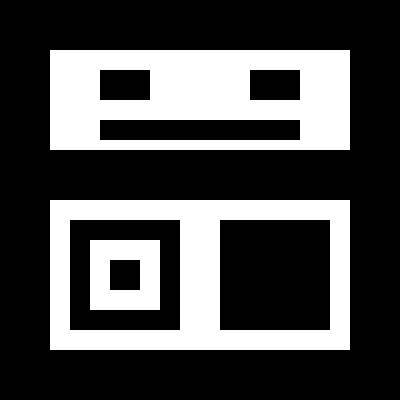
#> input picture ch12/contours.bmp, 400 x 400 px
$ jupyter execute ch12.ipynb
#> lines starting #> are read from the running program, lines starting #| are printed output that depends on the picture; after the words box and inside, x2 and y2 are one past the last pixel; in counts of white or black regions, pixels touching at a corner belong together
[cell 1]
import numpy as np
import cv2
import random


def contours_basic():
    src = cv2.imread('contours.bmp', cv2.IMREAD_GRAYSCALE)
#> src: shape (400, 400); 29.9% white; 3 white regions

    if src is None:
        print('Image load failed!')
        return

    contours, _ = cv2.findContours(src, cv2.RETR_LIST, cv2.CHAIN_APPROX_NONE)
#> contours = 9 contours; largest, box (x1, y1, x2, y2) and area: (50, 200, 350, 350) 44551, (50, 50, 350, 150) 29601, (219, 219, 331, 331) 12319, (69, 219, 181, 331) 12319, (90, 240, 160, 310) 4761

    dst = cv2.cvtColor(src, cv2.COLOR_GRAY2BGR)
#> dst is the input picture: shape (400, 400, 3); 29.9% white; 3 white regions, box (x1, y1, x2, y2) and area: (50, 50, 350, 150) 23000, (50, 200, 350, 350) 20800, (90, 240, 160, 310) 4000

    for i in range(len(contours)):
        c = (random.randint(0, 255), random.randint(0, 255), random.randint(0, 255))
        cv2.drawContours(dst, contours, i, c, 2)
#> this loop made 9 passes
#> c on passes 1 to 9: (197, 215, 20), (132, 248, 207), (155, 244, 183), (111, 71, 144), (71, 48, 128), (75, 158, 50), (37, 169, 241), (51, 181, 222), (161, 104, 244)
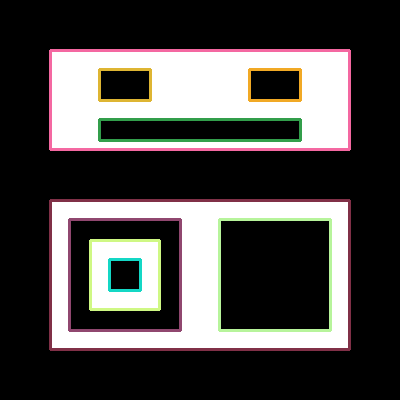
#> dst: shape (400, 400, 3); 7.01% of pixels changed, all inside (x1, y1, x2, y2) = (49, 49, 351, 351)

    cv2.imshow('src', src)
    cv2.imshow('dst', dst)

    cv2.waitKey()
    cv2.destroyAllWindows()


def contours_hier():
    src = cv2.imread('contours.bmp', cv2.IMREAD_GRAYSCALE)

    if src is None:
        print('Image load failed!')
        return

    contours, hierarchy = cv2.findContours(src, cv2.RETR_CCOMP, cv2.CHAIN_APPROX_SIMPLE)

    dst = cv2.cvtColor(src, cv2.COLOR_GRAY2BGR)

    idx = 0
    while idx >= 0:
        c = (random.randint(0, 255), random.randint(0, 255), random.randint(0, 255))
        cv2.drawContours(dst, contours, idx, c, -1, cv2.LINE_8, hierarchy)
        idx = hierarchy[0, idx, 0]
#> this loop made 3 passes
#> idx on passes 1 to 3: 2, 5, -1
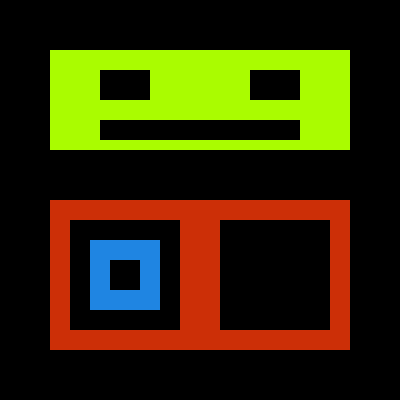
#> dst: shape (400, 400, 3); mean B, G, R 6.6, 45.7, 51.7

    cv2.imshow('src', src)
    cv2.imshow('dst', dst)

    cv2.waitKey()
    cv2.destroyAllWindows()


if __name__ == "__main__":
    contours_basic()
    contours_hier()

[cell 2]
import numpy as np
import cv2


def labeling_basic():
    src = np.array([[0, 0, 1, 1, 0, 0, 0, 0],
                    [1, 1, 1, 1, 0, 0, 1, 0],
                    [1, 1, 1, 1, 0, 0, 0, 0],
                    [0, 0, 0, 0, 0, 1, 1, 0],
                    [0, 0, 0, 1, 1, 1, 1, 0],
                    [0, 0, 0, 1, 0, 0, 1, 0],
                    [0, 0, 1, 1, 1, 1, 1, 0],
                    [0, 0, 0, 0, 0, 0, 0, 0]]).astype(np.uint8)

    src = src * 255

    cnt, labels = cv2.connectedComponents(src)
#> cnt = 4

    print('src:'),
    print(src)
    print('labels:')
    print(labels)
#| [[0 0 1 1 0 0 0 0]
#|  [1 1 1 1 0 0 2 0]
#|  [1 1 1 1 0 0 0 0]
#|  [0 0 0 0 0 3 3 0]
#|  [0 0 0 3 3 3 3 0]
#|  [0 0 0 3 0 0 3 0]
#|  [0 0 3 3 3 3 3 0]
#|  [0 0 0 0 0 0 0 0]]
    print('number of labels:', cnt)
#| number of labels: 4


def labeling_stats():
    src = cv2.imread('keyboard.bmp', cv2.IMREAD_GRAYSCALE)
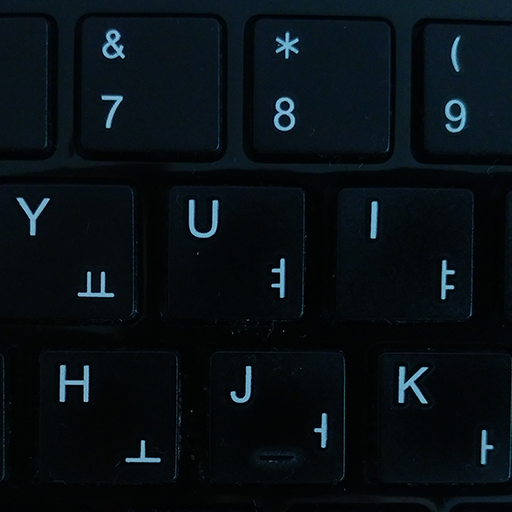
#> input picture ch12/keyboard.bmp, 512 x 512 px
#> src: shape (512, 512); min 0, max 196, mean 13.8

    if src is None:
        print('Image load failed!')
        return

    _, src_bin = cv2.threshold(src, 0, 255, cv2.THRESH_BINARY | cv2.THRESH_OTSU)
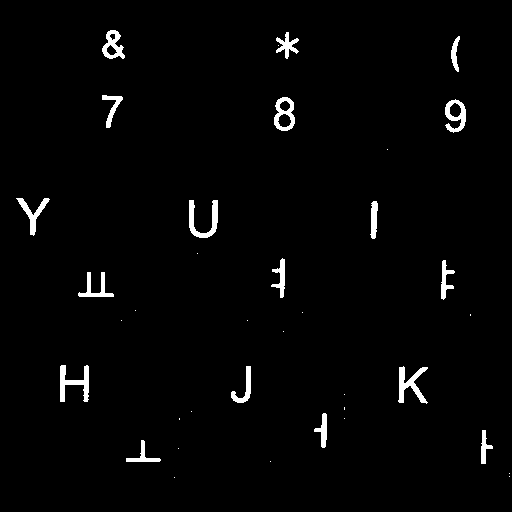
#> src_bin: shape (512, 512); 2.1% white; 37 white regions (19 under 20 px), largest, box (x1, y1, x2, y2) and area: (398, 366, 428, 404) 470, (60, 365, 89, 402) 469, (189, 200, 218, 238) 452

    cnt, labels, stats, centroids = cv2.connectedComponentsWithStats(src_bin)
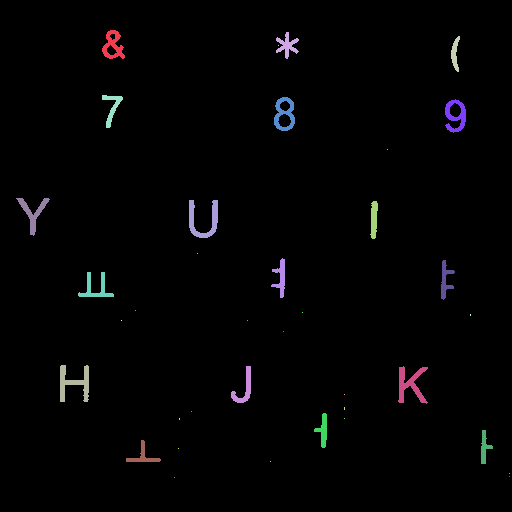
#> labels: shape (512, 512) int32; 38 distinct labels, from 0 to 37; one colour per label, 0 black
#> cnt = 38; stats = 38 rows, first 6: [0, 0, 512, 512, 256750], [102, 30, 23, 29, 341], [276, 32, 23, 27, 259], [451, 36, 9, 36, 168], [278, 45, 1, 1, 1], [102, 95, 21, 33, 230]; centroids = 38 pairs, first value 32.49 to 509, second value 44.95 to 477

    dst = cv2.cvtColor(src, cv2.COLOR_GRAY2BGR)
#> dst: shape (512, 512, 3)

    for i in range(1, cnt):
        (x, y, w, h, area) = stats[i]

        if area < 20:
            continue

        pt1 = (x, y)
        pt2 = (x + w, y + h)
        cv2.rectangle(dst, pt1, pt2, (0, 255, 255))
#> this loop made 37 passes
#> (x, y, w, h, area, pt2) on passes 1, 2, 3, 5, 6, 7, 9, 10, 11, 13, 14, 15: (102, 30, 23, 29, 341, (125, 59)), (276, 32, 23, 27, 259, (299, 59)), (451, 36, 9, 36, 168, (460, 72)), (102, 95, 21, 33, 230, (123, 128)), (274, 97, 21, 34, 373, (295, 131)), (445, 99, 21, 34, 366, (466, 133)), (16, 198, 34, 38, 350, (50, 236)), (189, 200, 29, 38, 452, (218, 238)), (370, 201, 8, 38, 221, (378, 239)), (271, 258, 14, 40, 245, (285, 298)), (441, 260, 14, 40, 239, (455, 300)), (78, 272, 36, 25, 313, (114, 297))
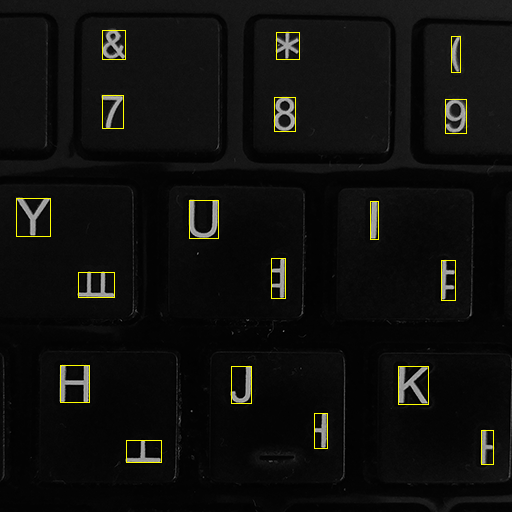
#> dst: shape (512, 512, 3); mean B, G, R 13.5, 15.5, 15.5

    cv2.imshow('src', src)
    cv2.imshow('dst', dst)

    cv2.waitKey()
    cv2.destroyAllWindows()


if __name__ == "__main__":
    labeling_basic()
    labeling_stats()

[cell 3]
import numpy as np
import cv2
import math


def setLabel(img, pts, label):
    (x, y, w, h) = cv2.boundingRect(pts)
    pt1 = (x, y)
    pt2 = (x + w, y + h)
    cv2.rectangle(img, pt1, pt2, (0, 0, 255), 1)
    cv2.putText(img, label, pt1, cv2.FONT_HERSHEY_PLAIN, 1, (0, 0, 255))


def main():
    img = cv2.imread('polygon.bmp', cv2.IMREAD_COLOR)
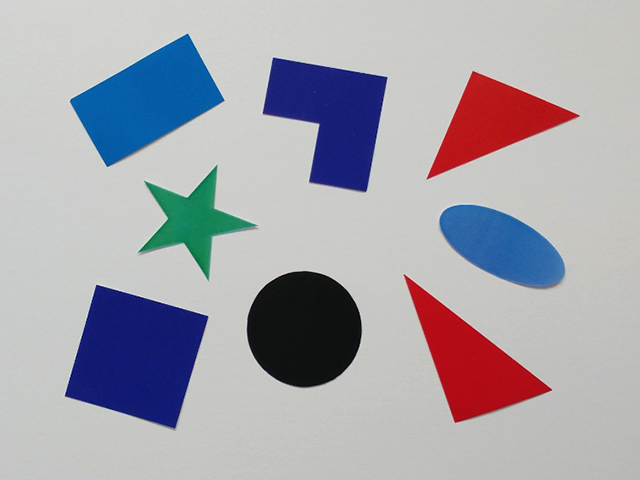
#> input picture ch12/polygon.bmp, 640 x 480 px
#> img is the input picture: shape (480, 640, 3); mean B, G, R 173.4, 165, 166.3

    if img is None:
        print('Image load failed!')
        return

    gray = cv2.cvtColor(img, cv2.COLOR_BGR2GRAY)
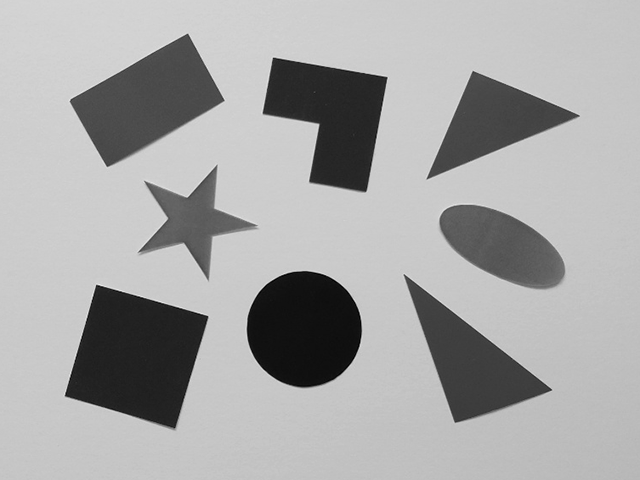
#> gray: shape (480, 640); min 0, max 240, mean 166.4
    _, img_bin = cv2.threshold(gray, 0, 255, cv2.THRESH_BINARY_INV | cv2.THRESH_OTSU)
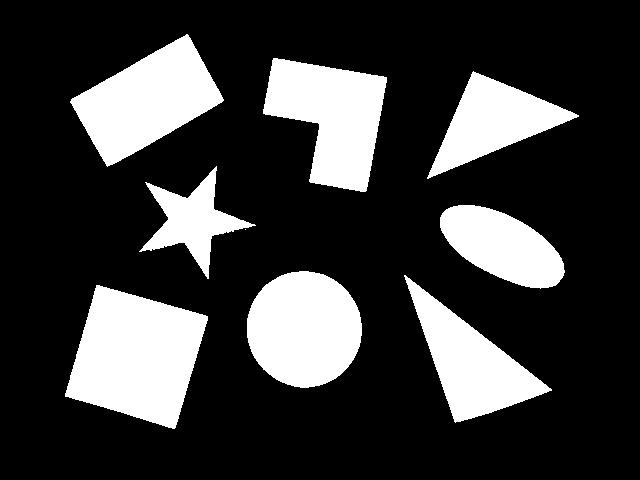
#> img_bin: shape (480, 640); 23.1% white; 9 white regions (1 under 20 px)
    contours, _ = cv2.findContours(img_bin, cv2.RETR_EXTERNAL, cv2.CHAIN_APPROX_NONE)
#> contours = 9 contours, 1 with area under 20; largest, box (x1, y1, x2, y2) and area: (65, 285, 208, 429) 13340, (247, 271, 362, 388) 10359, (70, 34, 224, 167) 10316, (263, 58, 387, 192) 9930, (404, 275, 552, 423) 8086, (427, 71, 579, 179) 6723, (440, 205, 565, 289) 6406, (139, 166, 256, 279) 4181

    for pts in contours:
        if cv2.contourArea(pts) < 400:
            continue

        approx = cv2.approxPolyDP(pts, cv2.arcLength(pts, True)*0.02, True)

        vtc = len(approx)

        if vtc == 3:
            setLabel(img, pts, 'TRI')
        elif vtc == 4:
            setLabel(img, pts, 'RECT')
        else:
            lenth = cv2.arcLength(pts, True)
            area = cv2.contourArea(pts)
            ratio = 4. * math.pi * area / (lenth * lenth)

            if ratio > 0.85:
                setLabel(img, pts, 'CIR')
#> this loop made 9 passes
#> (vtc, lenth, area, ratio) on pass 3: (8, 381.5, 10359, 0.894)
#> (vtc, lenth, area, ratio) on passes 5, 6, 8: (8, 338.4, 6406.5, 0.703), (10, 468.4, 4181, 0.239), (6, 484.6, 9930.5, 0.531)
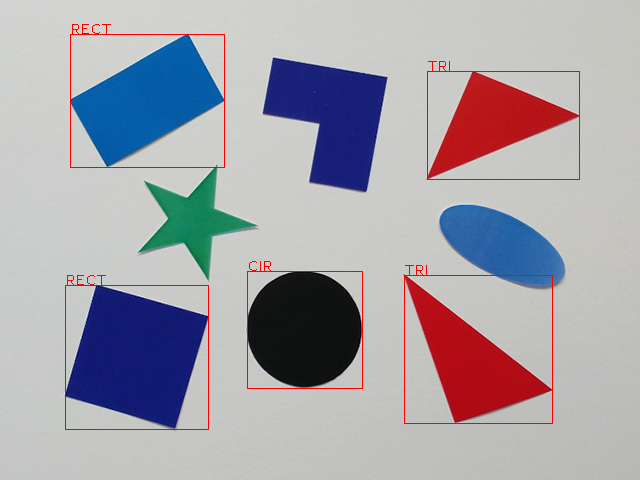
#> img: shape (480, 640, 3); 1% of pixels changed, all inside (x1, y1, x2, y2) = (65, 24, 580, 430)

    cv2.imshow('img', img)
    cv2.waitKey()
    cv2.destroyAllWindows()


if __name__ == '__main__':
    main()
